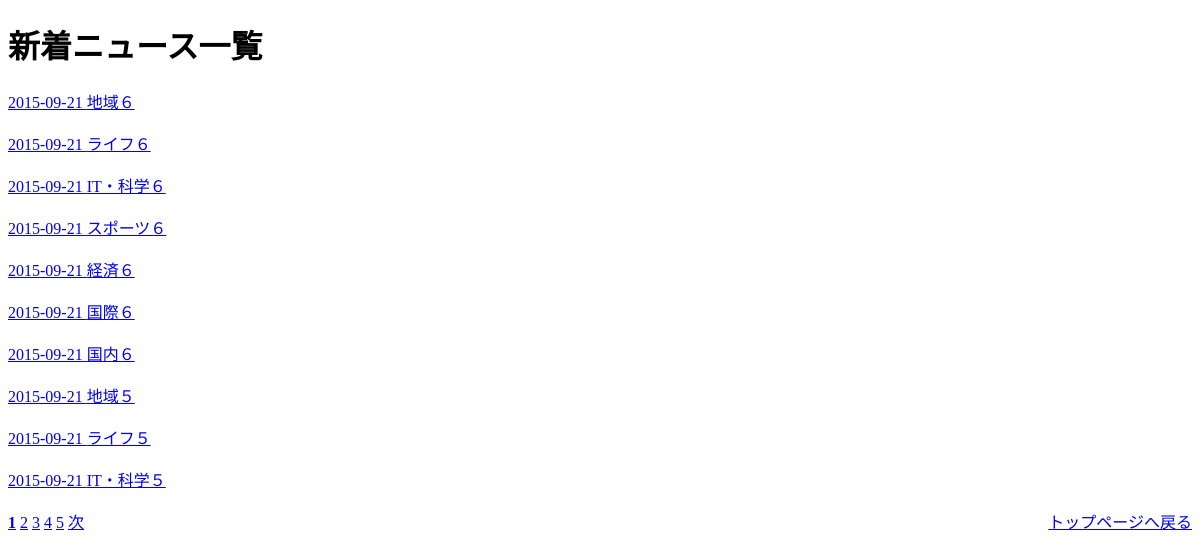
/news_new.php, run on the app's committed database.
### tables this page shows
CREATE TABLE IF NOT EXISTS `news` (
  `news_id` int(11) NOT NULL,
  `news_title` varchar(64) NOT NULL,
  `news_detail` varchar(1024) NOT NULL,
  `category_id` int(11) NOT NULL,
  `source_id` int(11) NOT NULL,
  `show_flg` int(11) NOT NULL,
  `create_date` datetime NOT NULL,
  `update_date` datetime NOT NULL,
  `keyword` text NOT NULL
);

### news_new.php (the view, shortened to what this page needs)
<?php
if(preg_match('/^[1-9][0-9]*$/',$_GET['page'])){
$page= (int)$_GET['page'];
}else{
    $page=1;
}
$pdo = new PDO("mysql:host=localhost;dbname=cs_academy;charset=utf8", "root", "");
$offset= COMMENTS_PER_PAGE*($page-1);
$sql = "SELECT * FROM news WHERE show_flg=1 ORDER BY update_date DESC LIMIT ".$offset.",".COMMENTS_PER_PAGE;
$stmt = $pdo->prepare($sql);
$stmt->execute();
$results = $stmt->fetchAll(PDO::FETCH_ASSOC);
$total=$pdo->query("select count(*) from news")->fetchColumn();
$totalPages=ceil($total/COMMENTS_PER_PAGE);
?>
<!DOCTYPE html>
<html>
    <head>
        <link rel="stylesheet" href="css/mystyle.css">
    </head>
    <body>
        <h1>新着ニュース一覧</h1>
            <?php foreach($results as $row) {
            echo'<a href="news.php?news_id='.$row['news_id'].'">'.
            substr($row['update_date'],0,10).' '.
            $row['news_title'].'
            </a><br><br>';
            }
            ?>
                <?php for ($i=1;$i<=$totalPages;$i++): ?>
                <?php if($page==$i): ?>
                    <strong><a href="?page=<?php echo $i; ?>"><?php echo $i; ?></a> </strong>
                <?php else: ?>
                    <a href="?page=<?php echo $i; ?>"><?php echo $i; ?></a>
                <?php endif; ?>
                <?php endfor; ?>
                <?php if($page<$totalPages): ?>
                    <a href="?page=<?php echo $page+1; ?>">次</a>
                <?php endif; ?>
            <div class="link">
                <a href="index.php" >トップページへ戻る</a>
            </div>
    </body>
</html>

### css/mystyle.css (style rules this page uses)
.link { float:right; }

### data on the page
news: update_date "2015-09-21", news_title "地域６"
news: update_date "2015-09-21", news_title "ライフ６"
news: update_date "2015-09-21", news_title "IT・科学６"
news: update_date "2015-09-21", news_title "スポーツ６"
news: update_date "2015-09-21", news_title "経済６"
news: update_date "2015-09-21", news_title "国際６"
news: update_date "2015-09-21", news_title "国内６"
news: update_date "2015-09-21", news_title "地域５"
news: update_date "2015-09-21", news_title "ライフ５"
news: update_date "2015-09-21", news_title "IT・科学５"
